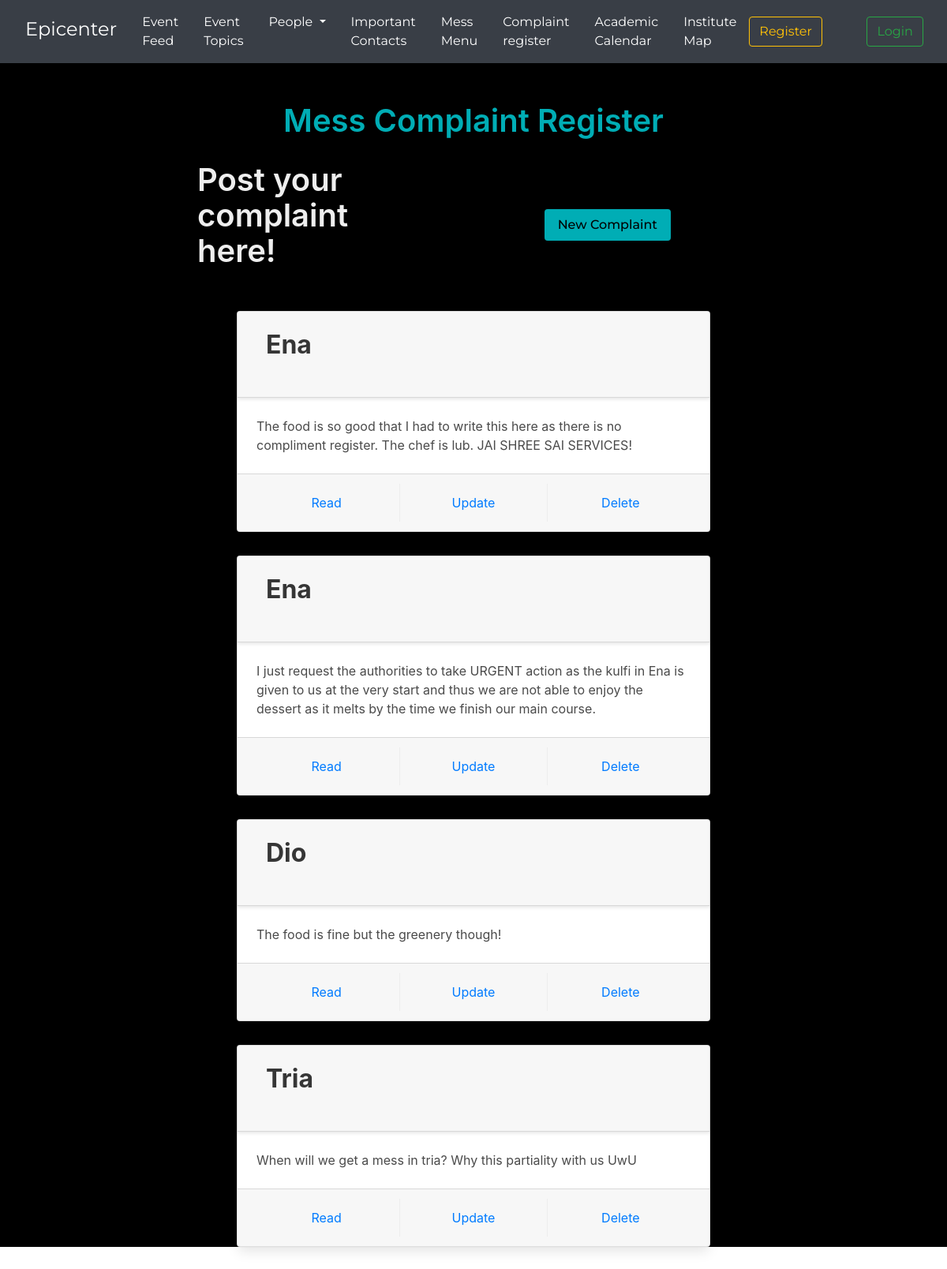
/cms/, run on the app's committed database.
### cms/models.py (models this page shows, shortened)
class MessComplaint(models.Model):
    messName = models.CharField(max_length=255, blank=False, null=False)
    complaint = models.TextField(blank=False, null=False)

### cms/views.py (the view)
# urls.py: path("", cmsFun, name="cmsFun"),
def cmsFun(request):
    data = MessComplaint.objects.all()
    return render(
        request=request, template_name="cms/cms.html", context={"data": data}
    )  # context should be a dictionary rather than a list

### templates/cms/cms.html (shortened to what this page needs)
{%load static%}
<!DOCTYPE html>
<html lang="en">
<head>
  <link rel="stylesheet" href="https://cdn.jsdelivr.net/npm/bulma@0.9.4/css/bulma.min.css" />
  <link rel="stylesheet" type="text/css" href="{%static 'css/bootstrap.min.css'%}" />
</head>
<body>
  <nav class="navbar navbar-expand-lg navbar-dark bg-dark fixed-top"
    style="position: relative; background-color: #393e46 !important">
    <a class="navbar-brand mx-3" href="{%url 'homepage'%}"
      style="font-family: 'Montserrat', sans-serif; font-size: 24px">Epicenter</a>
    <div class="collapse navbar-collapse" id="navbarSupportedContent">
      <ul class="navbar-nav mr-auto">
        <li class="nav-item active mx-2">
          <a class="nav-link" href="{%url 'posts:posts_home'%}" style="font-family: 'Montserrat', sans-serif">Event Feed
            </a>
        </li>
        <li class="nav-item mx-2">
          <a class="nav-link active" href="{%url 'posts:topics_view'%}"
            style="font-family: 'Montserrat', sans-serif">Event Topics</a>
        </li>
        <li class="nav-item dropdown mx-2">
          <a class="nav-link active dropdown-toggle" href="#" id="navbarDropdown" role="button" data-toggle="dropdown"
            aria-haspopup="true" aria-expanded="false" style="font-family: 'Montserrat', sans-serif">
            People
          </a>
        </li>
        <li class="nav-item mx-2">
          <a class="nav-link active" href="{%url 'accounts:showPeople' %}"
            style="font-family: 'Montserrat', sans-serif">Important Contacts</a>
        </li>
        <li class="nav-item mx-2">
          <a class="nav-link active" href="{%url 'mess_menu:showMenu'%}"
            style="font-family: 'Montserrat', sans-serif">Mess Menu</a>
        </li>
        <li class="nav-item mx-2">
          <a class="nav-link active" href="{%url 'cms:cmsFun'%}" style="font-family: 'Montserrat', sans-serif">Complaint
            register</a>
        </li>
        <li class="nav-item mx-2">
          <a class="nav-link active" href="{%url 'accounts:showCalendar'%}"
            style="font-family: 'Montserrat', sans-serif">Academic Calendar</a>
        </li>
        <li class="nav-item mx-2">
          <a class="nav-link active" href="{%url 'accounts:showMap'%}"
            style="font-family: 'Montserrat', sans-serif">Institute Map</a>
        </li>
      </ul>
      {%if not request.user.is_authenticated%}
      <a href="{%url 'accounts:register'%}" style="font-family: 'Montserrat', sans-serif">
        <button class="btn btn-outline-warning my-2 my-sm-0" type="submit">
          Register
        </button>
      </a>
      <a href="{%url 'accounts:login'%}" style="font-family: 'Montserrat', sans-serif; margin-right: 40px">
        <button class="btn btn-outline-success my-2 my-sm-0 mx-3" type="submit">
          Login
        </button>
      </a>
      {%else%}
      <a href="{%url 'accounts:logout'%}" style="font-family: 'Montserrat', sans-serif; margin-right: 40px">
        <button class="btn btn-outline-danger my-2 my-sm-0" type="submit">
          Logout
        </button>
      </a>
      {%endif%}
    </div>
  </nav>
  <div class="main-container">
    <h1 class="title is-2 title-text">Mess Complaint Register</h1>
    <div class="new-complaint-container">
      <h2 class="title is-2 new-complaint-title">
        Post your complaint here!
      </h2>
      <div class="button-div-container">
        <button class="button is-info" style="
              font-family: 'Montserrat', sans-serif;
              background-color: #00adb5 !important;
            ">
          <a href="{%url 'cms:create'%}" style="text-decoration: none; color: #000000; font-weight: 500">New
            Complaint</a>
        </button>
      </div>
    </div>
    {%for entry in data %}
    <div class="card card-item">
      <header class="card-header">
        <p class="card-header-title title is-3">{{entry.messName}}</p>
        <button class="card-header-icon" aria-label="more options">
          <span class="icon">
          </span>
        </button>
      </header>
      <div class="card-content">
        <div class="content">{{entry.complaint}}</div>
      </div>
      <footer class="card-footer">
        <a href="{% url 'cms:read' entry.id%}" class="card-footer-item">Read</a>
        <a href="{%url 'cms:update' entry.id%}" class="card-footer-item">Update</a>
        <a href="{%url 'cms:delete' entry.id%}" class="card-footer-item">Delete</a>
      </footer>
    </div>
    {%endfor%}
  </div>
</body>
</html>

### templates/cms/cms.html (style rules this page uses)
body { background-color: black; }
.main-container { background-color: black; margin: 50px auto; min-height: 120vh; }
.title-text { text-align: center; color: #00adb5; }
.new-complaint-container { display: flex; justify-content: center; margin: 30px 50px; }
.new-complaint-title { color: #eeeeee; margin: auto 200px; }
.button-div-container { display: flex; flex-direction: column; flex-basis: 200px; justify-content: center; margin-right: 300px; }
.card-item { margin: 30px auto; max-width: 50%; }

### data on the page
MessComplaint: messName "Ena", complaint "The food is so good that I had to write this here as there is no compliment register. The chef is lub. JAI SHREE SAI SERVICES!"
MessComplaint: messName "Ena", complaint "I just request the authorities to take URGENT action as the kulfi in Ena is given to us at the very start and thus we are not able to enjoy the dessert as it melts by the time we finish our main course."
MessComplaint: messName "Dio", complaint "The food is fine but the greenery though!"
MessComplaint: messName "Tria", complaint "When will we get a mess in tria? Why this partiality with us UwU"
